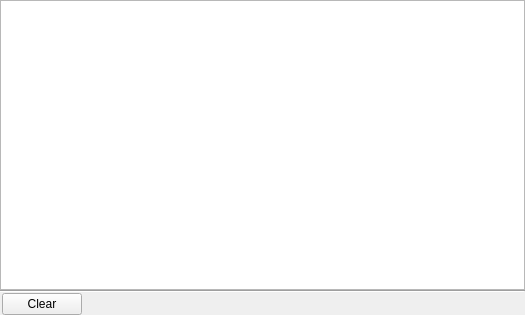
<?xml version="1.0" encoding="UTF-8"?>
<ui version="4.0">
 <class>DownloadManager</class>
 <widget class="QWidget" name="DownloadManager">
  <property name="geometry">
   <rect>
    <x>0</x>
    <y>0</y>
    <width>525</width>
    <height>315</height>
   </rect>
  </property>
  <property name="minimumSize">
   <size>
    <width>300</width>
    <height>0</height>
   </size>
  </property>
  <property name="windowTitle">
   <string>Download Manager</string>
  </property>
  <layout class="QVBoxLayout" name="verticalLayout">
   <property name="spacing">
    <number>0</number>
   </property>
   <property name="margin">
    <number>0</number>
   </property>
   <item>
    <widget class="QListWidget" name="list">
     <property name="horizontalScrollBarPolicy">
      <enum>Qt::ScrollBarAlwaysOff</enum>
     </property>
     <property name="alternatingRowColors">
      <bool>true</bool>
     </property>
     <property name="verticalScrollMode">
      <enum>QAbstractItemView::ScrollPerPixel</enum>
     </property>
    </widget>
   </item>
   <item>
    <widget class="Line" name="line">
     <property name="orientation">
      <enum>Qt::Horizontal</enum>
     </property>
    </widget>
   </item>
   <item>
    <layout class="QHBoxLayout" name="horizontalLayout">
     <item>
      <spacer name="horizontalSpacer_2">
       <property name="orientation">
        <enum>Qt::Horizontal</enum>
       </property>
       <property name="sizeType">
        <enum>QSizePolicy::Fixed</enum>
       </property>
       <property name="sizeHint" stdset="0">
        <size>
         <width>2</width>
         <height>20</height>
        </size>
       </property>
      </spacer>
     </item>
     <item>
      <widget class="QPushButton" name="clearButton">
       <property name="sizePolicy">
        <sizepolicy hsizetype="Fixed" vsizetype="Preferred">
         <horstretch>0</horstretch>
         <verstretch>0</verstretch>
        </sizepolicy>
       </property>
       <property name="text">
        <string>Clear</string>
       </property>
      </widget>
     </item>
     <item>
      <spacer name="horizontalSpacer">
       <property name="orientation">
        <enum>Qt::Horizontal</enum>
       </property>
       <property name="sizeHint" stdset="0">
        <size>
         <width>40</width>
         <height>20</height>
        </size>
       </property>
      </spacer>
     </item>
     <item>
      <widget class="QLabel" name="speedLabel">
       <property name="text">
        <string/>
       </property>
      </widget>
     </item>
     <item>
      <spacer name="horizontalSpacer_3">
       <property name="orientation">
        <enum>Qt::Horizontal</enum>
       </property>
       <property name="sizeType">
        <enum>QSizePolicy::Minimum</enum>
       </property>
       <property name="sizeHint" stdset="0">
        <size>
         <width>40</width>
         <height>20</height>
        </size>
       </property>
      </spacer>
     </item>
    </layout>
   </item>
  </layout>
 </widget>
 <resources/>
 <connections/>
</ui>
